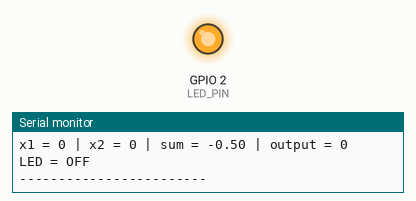
This program was run on a simulated ESP32. Shown: output pins drawn as LEDs (lit = HIGH), the last lines printed to the serial monitor.

Above: at 2.0 s.
At 6.0 s:
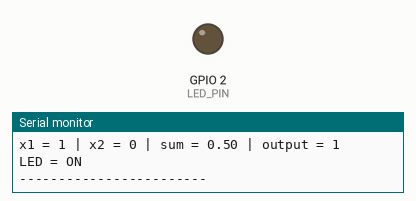
Timing chart, 0 to 11.4 s (numbered marks = the images above):
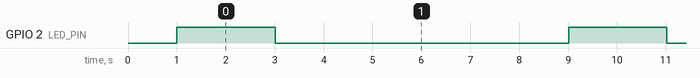

Measured:
- by itself, GPIO 2 (LED_PIN): alternates HIGH for 2.0 s and LOW for 6.0 s

The program:

main.cpp
```cpp
#include <Arduino.h>

/*
    Tiny Perceptron Node
    Milestone 3: OR perceptron controlling LED
*/

// --------------------------------------------------
// HARDWARE CONFIGURATION
// --------------------------------------------------

const int LED_PIN = 2;

// On this ESP32 board the onboard LED is active LOW
const bool LED_ACTIVE_LOW = true;

// --------------------------------------------------
// LED CONTROL
// --------------------------------------------------

void setLed(bool ledOn)
{
    if (LED_ACTIVE_LOW)
    {
        digitalWrite(LED_PIN, ledOn ? LOW : HIGH);
    }
    else
    {
        digitalWrite(LED_PIN, ledOn ? HIGH : LOW);
    }
}

// --------------------------------------------------
// STEP FUNCTION
// --------------------------------------------------

int stepFunction(float value)
{
    return (value >= 0.0f) ? 1 : 0;
}

// --------------------------------------------------
// OR PERCEPTRON
// --------------------------------------------------

int perceptronOR(int x1, int x2)
{
    const float w1 = 1.0f;
    const float w2 = 1.0f;
    const float bias = -0.5f;

    float sum = (x1 * w1) + (x2 * w2) + bias;

    int output = stepFunction(sum);

    Serial.print("x1 = ");
    Serial.print(x1);

    Serial.print(" | x2 = ");
    Serial.print(x2);

    Serial.print(" | sum = ");
    Serial.print(sum);

    Serial.print(" | output = ");
    Serial.println(output);

    return output;
}

// --------------------------------------------------
// TEST CASE
// --------------------------------------------------

void runTestCase(int x1, int x2)
{
    int output = perceptronOR(x1, x2);

    setLed(output == 1);

    Serial.print("LED = ");

    if (output == 1)
    {
        Serial.println("ON");
    }
    else
    {
        Serial.println("OFF");
    }

    Serial.println("------------------------");

    delay(2000);
}

// --------------------------------------------------
// SETUP
// --------------------------------------------------

void setup()
{
    Serial.begin(115200);

    delay(1000);

    pinMode(LED_PIN, OUTPUT);
    setLed(false);

    Serial.println();
    Serial.println("=================================");
    Serial.println(" Tiny Perceptron Node");
    Serial.println(" OR Perceptron LED Test");
    Serial.println("=================================");
    Serial.println();
}

// --------------------------------------------------
// LOOP
// --------------------------------------------------

void loop()
{
    runTestCase(0, 0);
    runTestCase(0, 1);
    runTestCase(1, 0);
    runTestCase(1, 1);
}
```
